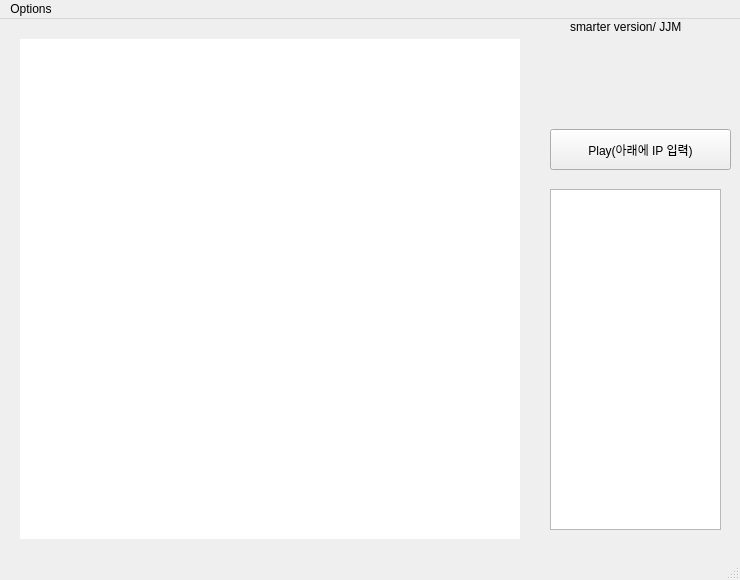
<?xml version="1.0" encoding="UTF-8"?>
<ui version="4.0">
 <class>MainWindow</class>
 <widget class="QMainWindow" name="MainWindow">
  <property name="windowModality">
   <enum>Qt::NonModal</enum>
  </property>
  <property name="geometry">
   <rect>
    <x>0</x>
    <y>0</y>
    <width>740</width>
    <height>580</height>
   </rect>
  </property>
  <property name="sizePolicy">
   <sizepolicy hsizetype="Preferred" vsizetype="Preferred">
    <horstretch>0</horstretch>
    <verstretch>0</verstretch>
   </sizepolicy>
  </property>
  <property name="minimumSize">
   <size>
    <width>740</width>
    <height>580</height>
   </size>
  </property>
  <property name="maximumSize">
   <size>
    <width>740</width>
    <height>580</height>
   </size>
  </property>
  <property name="windowTitle">
   <string>Connect6</string>
  </property>
  <widget class="QWidget" name="centralwidget">
   <widget class="QGraphicsView" name="gvConnect6Board">
    <property name="enabled">
     <bool>true</bool>
    </property>
    <property name="geometry">
     <rect>
      <x>20</x>
      <y>20</y>
      <width>500</width>
      <height>500</height>
     </rect>
    </property>
    <property name="sizePolicy">
     <sizepolicy hsizetype="Preferred" vsizetype="Preferred">
      <horstretch>0</horstretch>
      <verstretch>0</verstretch>
     </sizepolicy>
    </property>
    <property name="frameShape">
     <enum>QFrame::NoFrame</enum>
    </property>
   </widget>
   <widget class="QPushButton" name="pushButton_3">
    <property name="geometry">
     <rect>
      <x>550</x>
      <y>110</y>
      <width>181</width>
      <height>41</height>
     </rect>
    </property>
    <property name="text">
     <string>Play(아래에 IP 입력)</string>
    </property>
   </widget>
   <widget class="QTextEdit" name="textEdit">
    <property name="geometry">
     <rect>
      <x>550</x>
      <y>170</y>
      <width>171</width>
      <height>341</height>
     </rect>
    </property>
   </widget>
   <widget class="QLabel" name="label">
    <property name="geometry">
     <rect>
      <x>570</x>
      <y>0</y>
      <width>151</width>
      <height>16</height>
     </rect>
    </property>
    <property name="text">
     <string>smarter version/ JJM</string>
    </property>
   </widget>
   <widget class="QLabel" name="label_2">
    <property name="geometry">
     <rect>
      <x>550</x>
      <y>50</y>
      <width>171</width>
      <height>21</height>
     </rect>
    </property>
    <property name="text">
     <string/>
    </property>
   </widget>
  </widget>
  <widget class="QMenuBar" name="menubar">
   <property name="geometry">
    <rect>
     <x>0</x>
     <y>0</y>
     <width>740</width>
     <height>26</height>
    </rect>
   </property>
   <widget class="QMenu" name="menuOptions">
    <property name="title">
     <string>Options</string>
    </property>
    <addaction name="actionDiscard"/>
   </widget>
   <addaction name="menuOptions"/>
  </widget>
  <widget class="QStatusBar" name="statusbar"/>
  <action name="actionDiscard">
   <property name="text">
    <string>Discard or Quit</string>
   </property>
  </action>
 </widget>
 <resources/>
 <connections/>
</ui>
